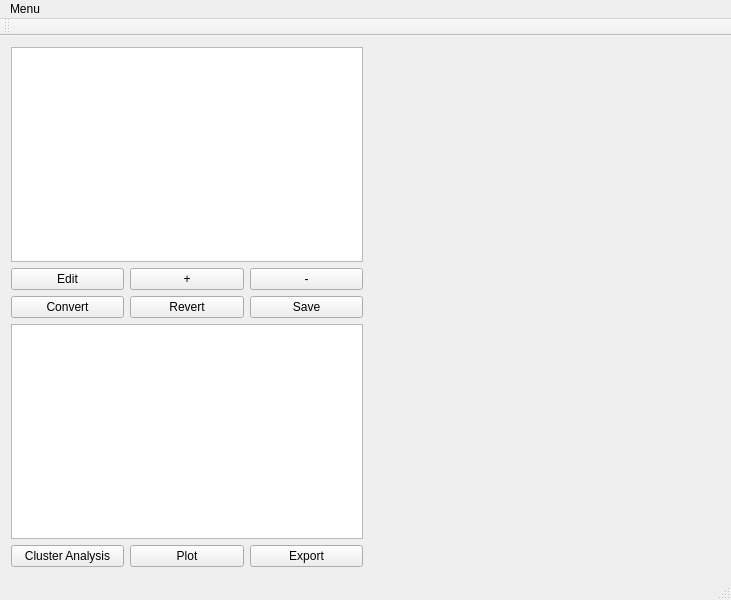
<?xml version="1.0" encoding="UTF-8"?>
<ui version="4.0">
 <class>FRAnClass</class>
 <widget class="QMainWindow" name="FRAnClass">
  <property name="geometry">
   <rect>
    <x>0</x>
    <y>0</y>
    <width>731</width>
    <height>600</height>
   </rect>
  </property>
  <property name="windowTitle">
   <string>FRAn</string>
  </property>
  <widget class="QWidget" name="centralWidget">
   <layout class="QHBoxLayout" name="horizontalLayout">
    <item>
     <layout class="QVBoxLayout" name="verticalLayout_3">
      <item>
       <widget class="QTableWidget" name="originalData"/>
      </item>
      <item>
       <layout class="QHBoxLayout" name="horizontalLayout_5">
        <item>
         <widget class="QPushButton" name="editButton">
          <property name="text">
           <string>Edit</string>
          </property>
          <property name="iconSize">
           <size>
            <width>16</width>
            <height>16</height>
           </size>
          </property>
         </widget>
        </item>
        <item>
         <widget class="QPushButton" name="addButton">
          <property name="text">
           <string>+</string>
          </property>
         </widget>
        </item>
        <item>
         <widget class="QPushButton" name="removebutton">
          <property name="text">
           <string>-</string>
          </property>
         </widget>
        </item>
       </layout>
      </item>
      <item>
       <layout class="QHBoxLayout" name="horizontalLayout_6">
        <item>
         <widget class="QPushButton" name="convertButton">
          <property name="text">
           <string>Convert</string>
          </property>
         </widget>
        </item>
        <item>
         <widget class="QPushButton" name="revertButton">
          <property name="text">
           <string>Revert</string>
          </property>
         </widget>
        </item>
        <item>
         <widget class="QPushButton" name="saveButton">
          <property name="text">
           <string>Save</string>
          </property>
         </widget>
        </item>
       </layout>
      </item>
      <item>
       <widget class="QTableWidget" name="convertedData"/>
      </item>
      <item>
       <layout class="QHBoxLayout" name="horizontalLayout_7">
        <item>
         <widget class="QPushButton" name="clusterButton">
          <property name="text">
           <string>Cluster Analysis</string>
          </property>
         </widget>
        </item>
        <item>
         <widget class="QPushButton" name="plotButton">
          <property name="text">
           <string>Plot</string>
          </property>
         </widget>
        </item>
        <item>
         <widget class="QPushButton" name="exportButton">
          <property name="text">
           <string>Export</string>
          </property>
         </widget>
        </item>
       </layout>
      </item>
     </layout>
    </item>
    <item>
     <layout class="QVBoxLayout" name="verticalLayout">
      <item>
       <widget class="QCustomPlot" name="Plot" native="true">
        <property name="sizePolicy">
         <sizepolicy hsizetype="Expanding" vsizetype="Preferred">
          <horstretch>0</horstretch>
          <verstretch>0</verstretch>
         </sizepolicy>
        </property>
        <property name="mouseTracking">
         <bool>false</bool>
        </property>
       </widget>
      </item>
      <item>
       <widget class="QCustomPlot" name="_histo" native="true">
        <property name="sizePolicy">
         <sizepolicy hsizetype="Expanding" vsizetype="Preferred">
          <horstretch>0</horstretch>
          <verstretch>0</verstretch>
         </sizepolicy>
        </property>
       </widget>
      </item>
     </layout>
    </item>
   </layout>
  </widget>
  <widget class="QMenuBar" name="menuBar">
   <property name="geometry">
    <rect>
     <x>0</x>
     <y>0</y>
     <width>731</width>
     <height>21</height>
    </rect>
   </property>
   <widget class="QMenu" name="menuMenu">
    <property name="title">
     <string>Menu</string>
    </property>
    <addaction name="separator"/>
    <addaction name="separator"/>
    <addaction name="actionOpen_file_s"/>
    <addaction name="actionExit"/>
   </widget>
   <addaction name="menuMenu"/>
  </widget>
  <widget class="QToolBar" name="mainToolBar">
   <attribute name="toolBarArea">
    <enum>TopToolBarArea</enum>
   </attribute>
   <attribute name="toolBarBreak">
    <bool>false</bool>
   </attribute>
  </widget>
  <widget class="QStatusBar" name="statusBar"/>
  <action name="actionOpen_file_s">
   <property name="text">
    <string>Open file(s)</string>
   </property>
  </action>
  <action name="actionExit">
   <property name="text">
    <string>Exit</string>
   </property>
  </action>
 </widget>
 <layoutdefault spacing="6" margin="11"/>
 <customwidgets>
  <customwidget>
   <class>QCustomPlot</class>
   <extends>QWidget</extends>
   <header>qcustomplot.h</header>
   <container>1</container>
  </customwidget>
 </customwidgets>
 <resources>
  <include location="fran.qrc"/>
 </resources>
 <connections>
  <connection>
   <sender>actionExit</sender>
   <signal>triggered()</signal>
   <receiver>FRAnClass</receiver>
   <slot>close()</slot>
   <hints>
    <hint type="sourcelabel">
     <x>-1</x>
     <y>-1</y>
    </hint>
    <hint type="destinationlabel">
     <x>399</x>
     <y>299</y>
    </hint>
   </hints>
  </connection>
 </connections>
</ui>
